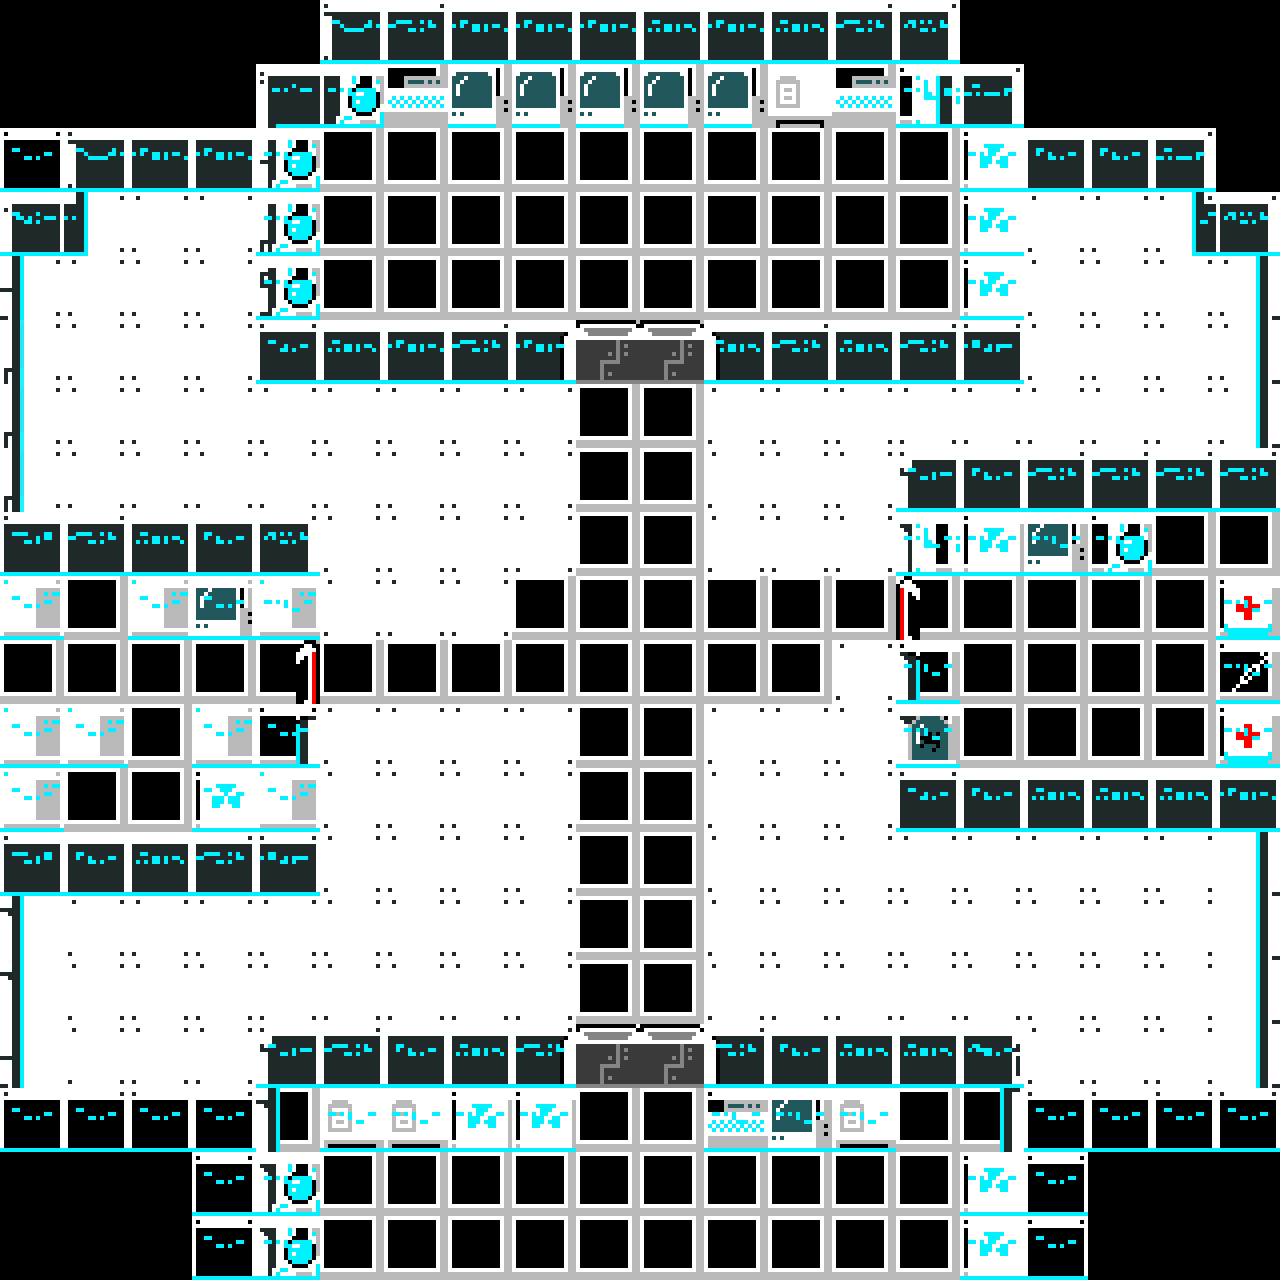

The image is a tile-based game level rendered from a .tmx file. Its description and complete source (layers, tilesets, objects, tile grids) follow:
An orthogonal 20x20 tile map with 64x64 px tiles, 4 tile layers (Floor, Walls, Objects, Colision) and 41 objects (9x CajaClabes, 8x Fusible, 5x console_g, 3x Fusible2, 3x Fusible3, ...).

<map version="1.10" tiledversion="1.12.2" orientation="orthogonal" renderorder="right-down" width="20" height="20" tilewidth="64" tileheight="64" infinite="0" nextlayerid="6" nextobjectid="65">
 <editorsettings>
  <export target="nave.json" format="json" />
 </editorsettings>
 <tileset firstgid="1" name="scifi_tiles" tilewidth="64" tileheight="64" tilecount="224" columns="7">
  <image source="tilesets/ScifiTilemap_64x64_v3.png" width="448" height="2048" />
 </tileset>
 <layer id="1" name="Floor" width="20" height="20">
  <data encoding="csv">
0,0,0,0,0,18,18,18,18,18,18,18,18,18,18,0,0,0,0,0,
0,0,0,0,18,99,99,99,99,99,99,99,99,99,99,18,0,0,0,0,
0,18,18,18,99,99,99,99,99,99,99,99,99,99,99,99,18,18,18,0,
18,18,18,18,99,99,99,99,99,99,99,99,99,99,99,99,18,18,18,18,
18,18,18,18,99,99,99,99,99,99,99,99,99,99,99,99,18,18,18,18,
18,18,18,18,18,18,18,18,18,99,99,18,18,18,18,18,18,18,18,18,
18,18,18,18,18,18,18,18,18,99,99,18,18,18,18,18,18,18,18,18,
18,18,18,18,18,18,18,18,18,99,99,18,18,18,18,18,18,18,18,18,
18,18,18,18,18,18,18,18,18,99,99,18,18,18,99,99,99,99,99,99,
99,99,99,99,99,18,18,18,99,99,99,99,99,99,99,99,99,99,99,99,
99,99,99,99,99,99,99,99,99,99,99,99,99,18,99,99,99,99,99,99,
99,99,99,99,99,18,18,18,18,99,99,18,18,18,99,99,99,99,99,99,
99,99,99,99,99,18,18,18,18,99,99,18,18,18,18,18,18,18,18,18,
18,18,18,18,18,18,18,18,18,99,99,18,18,18,18,18,18,18,18,18,
18,18,18,18,18,18,18,18,18,99,99,18,18,18,18,18,18,18,18,18,
18,18,18,18,18,18,18,18,18,99,99,18,18,18,18,18,18,18,18,18,
18,18,18,18,18,18,18,18,18,18,18,18,18,18,18,18,18,18,18,18,
0,0,0,0,99,99,99,99,99,99,99,99,99,99,99,99,32,0,0,0,
0,0,0,0,99,99,99,99,99,99,99,99,99,99,99,99,0,0,0,0,
0,0,0,0,99,99,99,99,99,99,99,99,99,99,99,99,0,0,0,0
</data>
 </layer>
 <layer id="2" name="Walls" width="20" height="20">
  <data encoding="csv">
0,0,0,0,0,2,5,3,3,3,4,3,4,5,6,0,0,0,0,0,
0,0,0,0,8,9,0,0,0,0,0,0,0,0,13,14,0,0,0,0,
0,2,3,3,15,0,0,0,0,0,0,0,0,0,0,28,47,47,14,0,
8,9,0,0,30,0,0,0,0,0,0,0,0,0,0,21,0,0,13,6,
15,0,0,0,22,0,0,0,0,0,0,0,0,0,0,28,0,0,0,21,
30,0,0,0,59,4,3,5,3,102,102,4,5,4,5,60,0,0,0,21,
30,0,0,0,0,0,0,0,0,0,0,0,0,0,0,0,0,0,0,21,
30,0,0,0,0,0,0,0,0,0,0,0,0,0,45,47,5,5,5,5,
44,5,4,47,6,0,0,0,0,0,0,0,0,0,52,0,0,0,0,0,
0,0,0,0,53,0,0,0,0,0,0,0,0,0,111,0,0,0,0,0,
0,0,0,0,98,0,0,0,0,0,0,0,0,0,52,0,0,0,0,0,
0,0,0,0,53,0,0,0,0,0,0,0,0,0,52,0,0,0,0,0,
0,0,0,0,53,0,0,0,0,0,0,0,0,0,59,47,4,4,4,3,
44,47,4,5,60,0,0,0,0,0,0,0,0,0,0,0,0,0,0,21,
52,0,0,0,0,0,0,0,0,0,0,0,0,0,0,0,0,0,0,21,
52,0,0,0,0,0,0,0,0,0,0,0,0,0,0,0,0,0,0,21,
15,0,0,0,45,5,47,4,5,102,102,5,47,4,4,46,0,0,0,21,
38,40,38,40,52,0,0,0,0,0,0,0,0,0,0,28,38,38,41,41,
0,0,0,0,52,0,0,0,0,0,0,0,0,0,0,53,0,0,0,0,
0,0,0,0,52,0,0,0,0,0,0,0,0,0,0,53,0,0,0,0
</data>
 </layer>
 <layer id="3" name="Objects" width="20" height="20">
  <data encoding="csv">
0,0,0,0,0,0,0,0,0,0,0,0,0,0,0,0,0,0,0,0,
0,0,0,0,0,71,0,69,69,69,69,69,66,0,78,0,0,0,0,0,
0,0,0,0,71,0,0,0,0,0,0,0,0,0,0,67,0,0,0,0,
0,0,0,0,71,0,0,0,0,0,0,0,0,0,0,67,0,0,0,0,
0,0,0,0,71,0,0,0,0,0,0,0,0,0,0,67,0,0,0,0,
0,0,0,0,0,0,0,0,94,102,102,96,0,0,0,0,0,0,0,0,
0,0,0,0,0,0,0,0,0,0,0,0,0,0,0,0,0,0,0,0,
0,0,0,0,0,0,0,0,0,0,0,0,0,0,0,0,0,0,0,0,
0,0,0,0,0,0,0,0,0,0,0,0,0,0,78,67,69,71,0,0,
86,0,86,69,86,0,0,0,0,0,0,0,0,0,111,0,0,0,0,107,
0,0,0,0,98,0,0,0,0,0,0,0,0,0,118,0,0,0,0,93,
86,86,0,86,105,0,0,0,0,0,0,0,0,0,65,0,0,0,0,107,
86,0,0,67,86,0,0,0,0,0,0,0,0,0,0,0,0,0,0,0,
0,0,0,0,0,0,0,0,0,0,0,0,0,0,0,0,0,0,0,0,
0,0,0,0,0,0,0,0,0,0,0,0,0,0,0,0,0,0,0,0,
0,0,0,0,0,0,0,0,0,0,0,0,0,0,0,0,0,0,150,0,
0,0,0,0,0,0,0,0,101,0,102,103,0,0,0,0,0,0,0,0,
0,0,0,0,0,66,66,67,67,0,0,68,69,66,0,0,0,0,0,0,
0,0,0,0,71,0,0,0,0,0,0,0,0,0,0,67,0,0,0,0,
0,0,0,0,71,0,0,0,0,0,0,0,0,0,0,67,0,0,0,0
</data>
 </layer>
 <objectgroup id="5" name="Interactables">
  <object id="1" name="console_2" x="530" y="102" />
  <object id="8" name="console_g" x="606" y="102" />
  <object id="9" name="console_g" x="1132" y="544" />
  <object id="10" name="console_3" x="722" y="102" />
  <object id="11" name="console_g" x="222" y="598" />
  <object id="12" name="console_g" x="798" y="1120" />
  <object id="13" name="Puerta" x="604" y="358" />
  <object id="16" name="Puerta" x="674" y="360" />
  <object id="17" name="Puerta_1" x="906" y="606" />
  <object id="18" name="Puerta_2" x="306" y="672" />
  <object id="19" name="Puerta_3" x="607.333" y="1059.33" />
  <object id="20" name="Puerta_3" x="670" y="1060" />
  <object id="21" name="Fusible1" x="1248" y="544" />
  <object id="22" name="Fusible" x="1178" y="1066" />
  <object id="23" name="Fusible" x="100" y="272" />
  <object id="24" name="Fusible2" x="100" y="600" />
  <object id="25" name="Fusible2" x="96" y="788" />
  <object id="26" name="Fusible" x="164" y="1040" />
  <object id="27" name="Fusible3" x="360" y="1182" />
  <object id="28" name="Fusible3" x="934" y="1118" />
  <object id="29" name="Botiquin" x="1250" y="734" />
  <object id="30" name="Botiquin" x="1254" y="618" />
  <object id="31" name="CajaClabes" x="994" y="154" />
  <object id="32" name="CajaClabes" x="994" y="220" />
  <object id="33" name="CajaClabes" x="990" y="270" />
  <object id="34" name="CajaClabes" x="986" y="528" />
  <object id="35" name="CajaClabes" x="992" y="1172" />
  <object id="36" name="CajaClabes" x="1000" y="1244" />
  <object id="37" name="CajaClabes" x="486" y="1110" />
  <object id="38" name="CajaClabes" x="548" y="1102" />
  <object id="39" name="CajaClabes" x="222" y="794" />
  <object id="41" name="Fusible" x="1180" y="846" />
  <object id="56" name="Fusible3" x="864" y="1240" />
  <object id="57" name="Fusible" x="72" y="902" />
  <object id="58" name="Fusible" x="1180" y="334" />
  <object id="59" name="Fusible" x="336" y="400" />
  <object id="60" name="Fusible" x="72" y="474" />
  <object id="61" name="Fusible2" x="28" y="656" />
  <object id="62" name="console_g" x="660" y="96" />
  <object id="63" name="console" x="1472" y="10" />
  <object id="64" name="console_1" x="474" y="98" />
 </objectgroup>
 <layer id="4" name="Colision" width="20" height="20">
  <data encoding="csv">
0,0,0,0,0,179,179,179,179,179,179,179,179,179,179,0,0,0,0,0,
0,0,0,0,0,171,68,0,192,192,192,192,0,68,171,179,0,0,0,0,
179,179,179,179,171,0,0,0,0,0,0,0,0,0,0,171,179,179,179,0,
179,0,0,0,171,0,0,0,0,0,0,0,0,0,0,171,0,0,0,179,
0,0,0,0,171,0,0,0,0,0,0,0,0,0,0,171,0,0,0,0,
0,0,0,0,179,179,179,179,179,0,0,179,179,179,179,179,0,0,0,0,
0,0,0,0,0,0,0,0,0,0,0,0,0,0,0,0,0,0,0,0,
0,0,0,0,0,0,0,0,0,0,0,0,0,0,179,179,179,179,179,179,
179,179,179,179,179,0,0,0,0,0,0,0,0,0,171,171,171,171,0,0,
179,0,179,179,171,0,0,0,0,0,0,0,0,0,0,0,0,0,0,171,
0,0,0,0,0,0,0,0,0,0,0,0,0,0,171,0,0,0,0,171,
179,179,0,179,179,0,0,0,0,0,0,0,0,0,171,0,0,0,0,171,
179,0,0,179,179,0,0,0,0,0,0,0,0,0,179,179,179,179,179,179,
179,179,179,179,179,0,0,0,0,0,0,0,0,0,0,0,0,0,0,183,
189,0,0,0,0,0,0,0,0,0,0,0,0,0,0,0,0,0,0,183,
189,0,0,0,0,0,0,0,0,0,0,0,0,0,0,0,0,0,0,183,
189,0,0,0,179,179,179,179,179,0,0,179,179,179,179,179,0,0,0,183,
179,179,179,179,0,171,171,171,171,0,0,171,171,171,0,0,179,179,179,179,
0,0,0,179,171,0,0,0,0,0,0,0,0,0,0,171,179,0,0,0,
0,0,0,179,171,0,0,0,0,0,0,0,0,0,0,171,179,0,0,0
</data>
 </layer>
</map>
